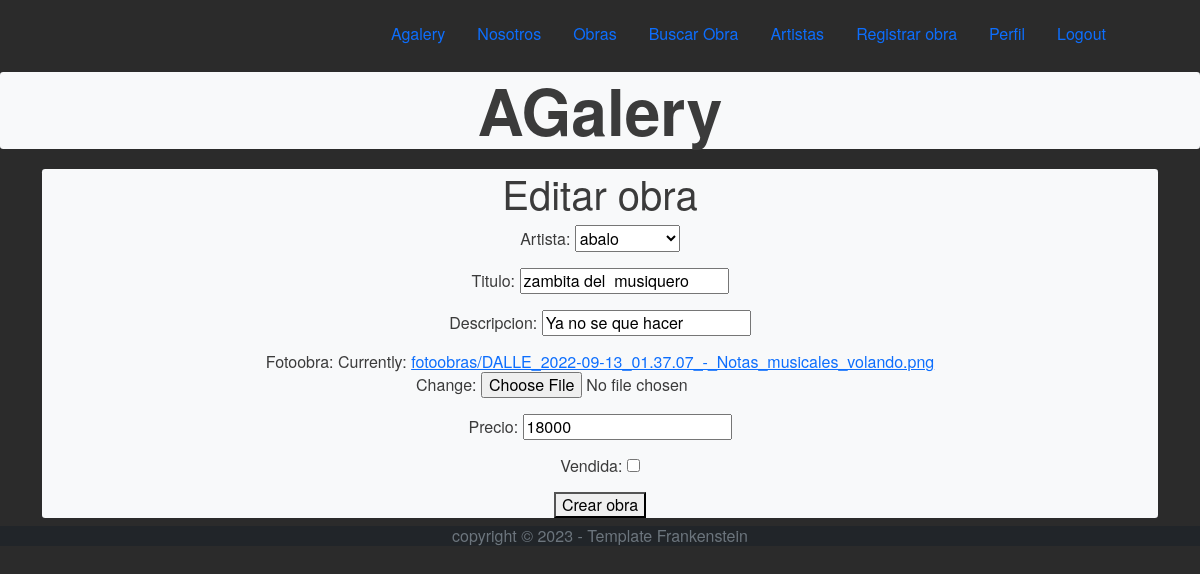
/editarobra/7/ (signed in), run on the app's committed database.
### appgaleria/models.py (models this page shows, shortened)
class obra(models.Model):
    artista = models.ForeignKey(User, on_delete=models.CASCADE, related_name='Artista')
    titulo = models.CharField(max_length=100)
    descripcion = models.CharField(max_length=300)
    fotoobra = models.ImageField(upload_to='fotoobras')
    precio = models.IntegerField(default=1)
    vendida = models.BooleanField(default= False)

### appgaleria/views.py (the view, shortened to what this page needs)
# urls.py: path('editarobra/<int:pk>/', views.obra_editar, name='actualizarobra'),
@login_required
def obra_editar(request, pk):
    obra_editar = obra.objects.get(id=pk)
    form = obraForm(instance=obra_editar)
    context = {'form':form}
    return render(request, 'appgaleria/obras/obras_editar.html', context)

### appgaleria/forms.py
class obraForm(forms.ModelForm):
    class Meta:
        model = obra
        fields = [
            'artista',
            'titulo',
            'descripcion',
            'fotoobra',
            'precio',
            'vendida'
            ]

### appgaleria/templates/appgaleria/obras/obras_editar.html (shortened to what this page needs)
{% extends 'appgaleria/padre.html' %}
{% block content %}
<h1>Editar obra</h1>
<form method="post" enctype="multipart/form-data">
    {{ form.as_p }}
    <button type="submit">Crear obra</button>
  </form>
{% endblock content %}

### data on the page
obra: artista "abalo", titulo "zambita del musiquero", descripcion "Ya no se que hacer", precio "18000"
